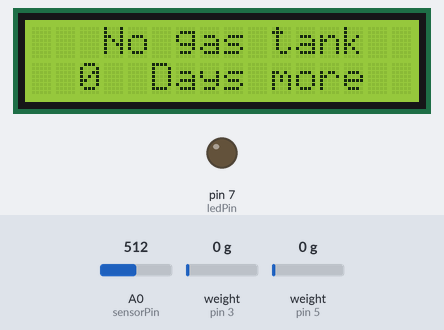
The sketch below on a simulated Arduino Uno, built with avr-gcc and run on an emulated ATmega328P. On the bench: 16×2 character LCD, output pins drawn as LEDs (lit = HIGH). Inputs (shaded band) come from the test bench; at power-on: weight on the scale (sensors on pin 3, pin 5) 0 g, A0 (sensorPin) = 512. What the sketch prints to the serial monitor is not drawn.

Above: at 4.6 s.
4.7 s: weight on the scale (sensor on pin 3) set to 3750 g
At 8.5 s:
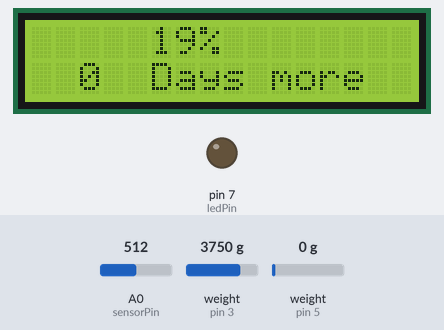
13.6 s: A0 (sensorPin) set to 523
At 15.9 s:
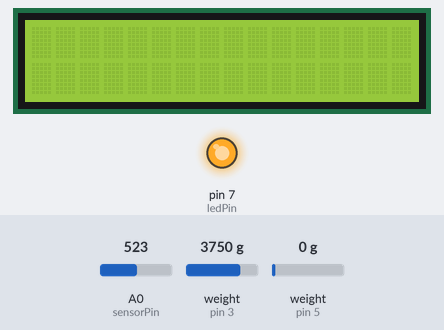
21.6 s: weight on the scale (sensor on pin 5) set to 1250 g
At 25.2 s:
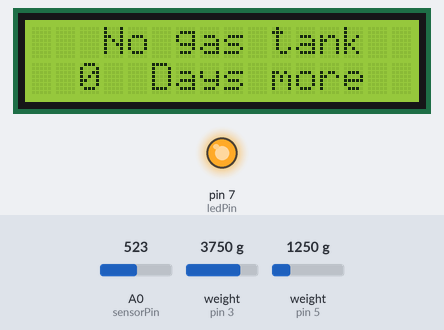
29.7 s: weight on the scale (sensor on pin 3) set to 2500 g
At 33.0 s:
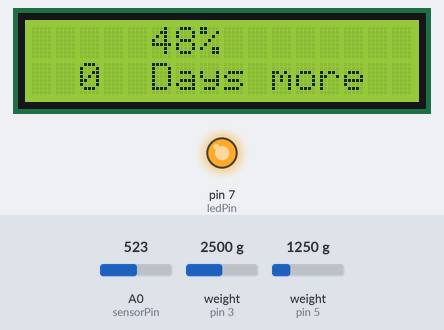
36.7 s: weight on the scale (sensor on pin 5) set to 3750 g
At 40.6 s:
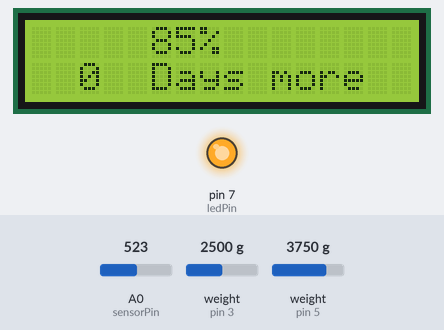
44.8 s: weight on the scale (sensor on pin 3) set to 100 g
At 49.5 s:
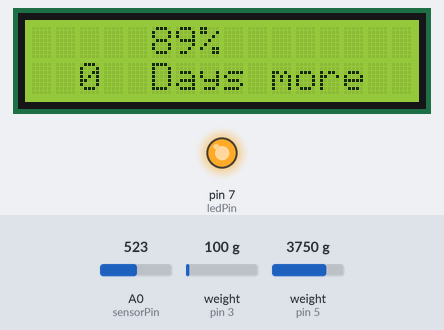
Timing chart, 0 to 51.0 s (numbered marks = the images above; inputs shaded):
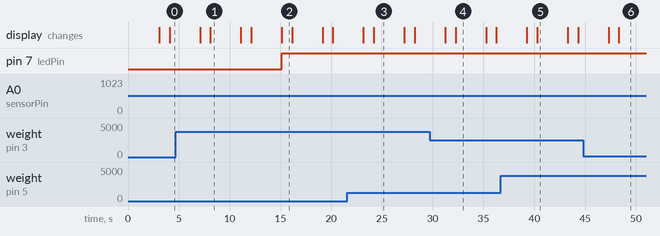

Measured:
- the behaviour switches between 513 and 514 on A0 (sensorPin) (found by bisection; images 1 and 2)
- after the input at 4.7 s, the display: first differs from a run without the input after 3.4 s (image 1)
- after the input at 13.6 s, pin 7 (ledPin): LOW → HIGH after 1.5 s
- after the input at 21.6 s, the display: first differs from a run without the input after 2.6 s (image 3)
- after the input at 29.7 s, the display: first differs from a run without the input after 2.6 s (image 4)
- after the input at 36.7 s, the display: first differs from a run without the input after 3.6 s (image 5)
- after the input at 44.8 s, the display: first differs from a run without the input after 3.5 s (image 6)

The sketch:

code.ino
```cpp
#include <Arduino.h>
#include "HX711.h"
#include <Wire.h>
#include <LiquidCrystal_I2C.h>
#include <EEPROM.h>

#define ledPin 7
#define sensorPin A0

float day[7];  // Array to store the daily usage for the past 7 days
float previousSum = 0; // Variable to store the previous sum reading
float avgusg = 0;

// HX711 circuit wiring
const int LOADCELL_DOUT_PIN_1 = 3;
const int LOADCELL_SCK_PIN_1 = 2;
const int LOADCELL_DOUT_PIN_2 = 5;
const int LOADCELL_SCK_PIN_2 = 4;

HX711 scale1;
HX711 scale2;
// Display
LiquidCrystal_I2C lcd(0x27, 16, 2);

unsigned long previousMillis = 0; // Stores the start time of the last 24-hour period
const unsigned long dayInterval = 86400000; // 24 hours in milliseconds

void setup() {
  pinMode(ledPin, OUTPUT);
  digitalWrite(ledPin, LOW);
  lcd.init();         // Initialize the LCD
  lcd.backlight();    // Turn on the LCD screen backlight
  Serial.begin(57600);
  previousMillis = millis();
  Serial.println("HX711 Demo");
  Serial.println("Initializing the scale");
  scale1.begin(LOADCELL_DOUT_PIN_1, LOADCELL_SCK_PIN_1);
  scale2.begin(LOADCELL_DOUT_PIN_2, LOADCELL_SCK_PIN_2);

  // Calibration and taring
  scale1.set_scale(421059.953); // Set the calibration factor for scale1
  scale2.set_scale(348846.63);  // Set the calibration factor for scale2

  lcd.setCursor(5, 0);
  lcd.print("start");
  delay(3000);
  lcd.clear();

  // Load the previous week's values from EEPROM
  for (int i = 0; i < 7; i++) {
    EEPROM.get(i * sizeof(float), day[i]);
    Serial.print(day[i]);
  }
  previousSum = day[0];
  EEPROM.get(100,avgusg);


   // Initialize previous sum to the most recent day value
}

void loop() {
  int daysRemaining=0;
  readSensor();

  unsigned long currentMillis = millis();
  float sum = 0;

  // Read values from the load cells
  float w1 = scale1.get_units(5);
  float w2 = scale2.get_units(5);
  float weight1 = ((w1 - 0.94) * 3.98);
  float weight2 = ((w2 - 1.37) * 3.44);
  sum = weight1 + weight2;

  // Print readings to Serial Monitor
  Serial.print("One reading:\t");
  Serial.print(weight1, 2);
  Serial.print("\t|Second reading:\t");
  Serial.print(weight2, 2);
  Serial.print("\t|Sum:\t");
  Serial.print(sum, 2);
  Serial.println();
  //Serial.println(daysRemaining);

  // Check if a new gas tank is replaced or the type has changed
  if (sum > previousSum + 2.0 || sum < previousSum - 2.0) {
    Serial.println("Gas tank replaced or changed type, resetting daily usage.");

    // Reset today's usage to avoid skewing the average
    day[0] = 0 ;
    previousSum = sum;

    // Update EEPROM with the reset value
    EEPROM.put(0, day[0]);
  } else if (currentMillis - previousMillis >= dayInterval) {
    // 24 hours have passed, so record daily usage
    previousMillis = currentMillis; // Reset the timer

    // Calculate daily usage
    float dailyUsage = previousSum - sum;
    if (dailyUsage < 0) dailyUsage = 0; // Handle potential negative usage (if any error occurs)

    // Shift days to the right
    for (int i = 6; i > 0; i--) {
      day[i] = day[i - 1];
    }
    day[0] = dailyUsage; // Store today's usage

    // Store the new day values in EEPROM
    for (int i = 0; i < 7; i++) {
      EEPROM.put(i * sizeof(float), day[i]);
    }


    // Update the previous sum for the next calculation
    previousSum = sum;

    // Calculate the average daily usage
    float averageUsage = 0;
    for (int i = 0; i < 7; i++) {
      averageUsage += day[i];
    }
    averageUsage /= 7;
    avgusg = averageUsage;
    EEPROM.put(100,avgusg);


    // Display the average daily usage on Serial Monitor
    Serial.print("Average Daily Usage: ");
    Serial.println(averageUsage, 2);

    // Predict days remaining based on current sum and average usage

  }

  if (avgusg > 0) {
      if (sum >= 12.9 && sum <= 25.4) {
        daysRemaining = (sum-12.9)/ avgusg;
      }
      else if (sum >= 4.6 && sum <= 6.9) {
        daysRemaining = (sum-4.6)/ avgusg;
      }
      else {
        daysRemaining = 0;
      }
      //EEPROM.put(100,daysRemaining);
      Serial.print("Predicted Days Remaining: ");
      Serial.println(daysRemaining);
    }

  String percentage;
  if (sum >= 12.9 && sum <= 25.4) {
    percentage = String((25 - sum) * 100 / 12.5, 0);
    lcd.setCursor(5, 0);
    lcd.print(percentage);
    lcd.setCursor(7, 0);
    lcd.print("%");
  } else if (sum >= 4.6 && sum <= 6.9) {
    percentage = String((6.9 - sum) * 100 / 2.3, 0);
    lcd.setCursor(5, 0);
    lcd.print(percentage);
    lcd.setCursor(7, 0);
    lcd.print("%");
  } else {
    percentage = "No gas tank";
    lcd.setCursor(3, 0);
    lcd.print(percentage);
  }

  // Display readings on the LCD
  lcd.setCursor(2, 1);
  lcd.print(daysRemaining);
  lcd.setCursor(5, 1);
  lcd.print("Days more");

  delay(3000);
  lcd.clear();
}

int readSensor() {
  unsigned int sensorValue = analogRead(sensorPin);  // Read the analog value from the sensor
  unsigned int outputValue = map(sensorValue, 0, 1023, 0, 255); // Map the 10-bit data to 8-bit data

  if (outputValue > 65)
    analogWrite(ledPin, outputValue); // Generate PWM signal
  else
    digitalWrite(ledPin, LOW);

  return outputValue; // Return analog moisture value
}
```
